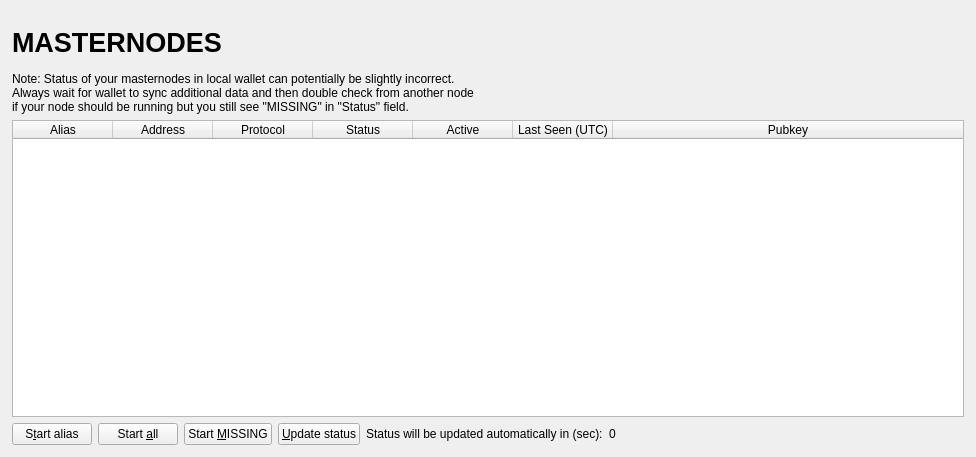
<?xml version="1.0" encoding="UTF-8"?>
<ui version="4.0">
 <class>MasternodeList</class>
 <widget class="QWidget" name="MasternodeList">
  <property name="geometry">
   <rect>
    <x>0</x>
    <y>0</y>
    <width>976</width>
    <height>457</height>
   </rect>
  </property>
  <property name="minimumSize">
   <size>
    <width>0</width>
    <height>0</height>
   </size>
  </property>
  <property name="windowTitle">
   <string>Masternodes</string>
  </property>
  <property name="windowOpacity">
   <double>1.000000000000000</double>
  </property>
  <layout class="QVBoxLayout" name="verticalLayout" stretch="0">
   <property name="leftMargin">
    <number>12</number>
   </property>
   <property name="topMargin">
    <number>12</number>
   </property>
   <property name="rightMargin">
    <number>12</number>
   </property>
   <property name="bottomMargin">
    <number>12</number>
   </property>
   <item>
    <layout class="QVBoxLayout" name="verticalLayout_Master" stretch="0,1">
     <property name="spacing">
      <number>0</number>
     </property>
     <item>
      <widget class="QFrame" name="frame_Header">
       <layout class="QVBoxLayout" name="verticalLayout_Header" stretch="0">
        <property name="leftMargin">
         <number>0</number>
        </property>
        <property name="topMargin">
         <number>0</number>
        </property>
        <property name="rightMargin">
         <number>0</number>
        </property>
        <property name="bottomMargin">
         <number>0</number>
        </property>
        <item>
         <layout class="QHBoxLayout" name="horizontalLayout_Header" stretch="1,0,0">
          <property name="spacing">
           <number>10</number>
          </property>
          <item>
           <widget class="QLabel" name="labelOverviewHeaderLeft">
            <property name="minimumSize">
             <size>
              <width>464</width>
              <height>60</height>
             </size>
            </property>
            <property name="maximumSize">
             <size>
              <width>16777215</width>
              <height>60</height>
             </size>
            </property>
            <property name="font">
             <font>
              <pointsize>20</pointsize>
              <weight>75</weight>
              <bold>true</bold>
             </font>
            </property>
            <property name="text">
             <string>MASTERNODES</string>
            </property>
            <property name="alignment">
             <set>Qt::AlignLeading|Qt::AlignLeft|Qt::AlignVCenter</set>
            </property>
           </widget>
          </item>
          <item>
           <spacer name="horizontalSpacer_Header">
            <property name="orientation">
             <enum>Qt::Horizontal</enum>
            </property>
            <property name="sizeType">
             <enum>QSizePolicy::Maximum</enum>
            </property>
            <property name="sizeHint" stdset="0">
             <size>
              <width>40</width>
              <height>20</height>
             </size>
            </property>
           </spacer>
          </item>
          <item>
           <widget class="QLabel" name="labelOverviewHeaderRight">
            <property name="minimumSize">
             <size>
              <width>464</width>
              <height>60</height>
             </size>
            </property>
            <property name="maximumSize">
             <size>
              <width>16777215</width>
              <height>60</height>
             </size>
            </property>
            <property name="font">
             <font>
              <pointsize>14</pointsize>
             </font>
            </property>
            <property name="text">
             <string/>
            </property>
            <property name="alignment">
             <set>Qt::AlignRight|Qt::AlignTrailing|Qt::AlignVCenter</set>
            </property>
           </widget>
          </item>
         </layout>
        </item>
       </layout>
      </widget>
     </item>
     <item>
      <widget class="QFrame" name="frame_BG">
       <layout class="QVBoxLayout" name="verticalLayout_3">
        <property name="leftMargin">
         <number>0</number>
        </property>
        <property name="topMargin">
         <number>0</number>
        </property>
        <property name="rightMargin">
         <number>0</number>
        </property>
        <property name="bottomMargin">
         <number>0</number>
        </property>
        <item>
         <widget class="QFrame" name="frame_Content">
          <layout class="QVBoxLayout" name="verticalLayout">
           <property name="spacing">
            <number>0</number>
           </property>
           <property name="leftMargin">
            <number>0</number>
           </property>
           <property name="topMargin">
            <number>0</number>
           </property>
           <property name="rightMargin">
            <number>0</number>
           </property>
           <property name="bottomMargin">
            <number>0</number>
           </property>
           <item>
            <layout class="QGridLayout" name="gridLayout_2">
             <property name="spacing">
              <number>2</number>
             </property>
             <item row="0" column="0">
              <widget class="QFrame" name="frameList">
               <layout class="QVBoxLayout" name="verticalLayout_2">
                <property name="leftMargin">
                 <number>0</number>
                </property>
                <property name="topMargin">
                 <number>0</number>
                </property>
                <property name="rightMargin">
                 <number>0</number>
                </property>
                <property name="bottomMargin">
                 <number>0</number>
                </property>
                <item>
                 <layout class="QHBoxLayout" name="horizontalLayout_note">
                  <property name="bottomMargin">
                   <number>0</number>
                  </property>
                  <item>
                   <widget class="QLabel" name="updateNote">
                    <property name="text">
                     <string>Note: Status of your masternodes in local wallet can potentially be slightly incorrect.&lt;br /&gt;Always wait for wallet to sync additional data and then double check from another node&lt;br /&gt;if your node should be running but you still see &quot;MISSING&quot; in &quot;Status&quot; field.</string>
                    </property>
                   </widget>
                  </item>
                 </layout>
                </item>
                <item>
                 <widget class="QTableWidget" name="tableWidgetMyMasternodes">
                  <property name="minimumSize">
                   <size>
                    <width>695</width>
                    <height>0</height>
                   </size>
                  </property>
                  <property name="palette">
                   <palette>
                    <active>
                     <colorrole role="Text">
                      <brush brushstyle="SolidPattern">
                       <color alpha="255">
                        <red>51</red>
                        <green>51</green>
                        <blue>51</blue>
                       </color>
                      </brush>
                     </colorrole>
                    </active>
                    <inactive>
                     <colorrole role="Text">
                      <brush brushstyle="SolidPattern">
                       <color alpha="255">
                        <red>51</red>
                        <green>51</green>
                        <blue>51</blue>
                       </color>
                      </brush>
                     </colorrole>
                    </inactive>
                    <disabled>
                     <colorrole role="Text">
                      <brush brushstyle="SolidPattern">
                       <color alpha="255">
                        <red>85</red>
                        <green>85</green>
                        <blue>85</blue>
                       </color>
                      </brush>
                     </colorrole>
                    </disabled>
                   </palette>
                  </property>
                  <property name="editTriggers">
                   <set>QAbstractItemView::NoEditTriggers</set>
                  </property>
                  <property name="alternatingRowColors">
                   <bool>true</bool>
                  </property>
                  <property name="selectionMode">
                   <enum>QAbstractItemView::SingleSelection</enum>
                  </property>
                  <property name="selectionBehavior">
                   <enum>QAbstractItemView::SelectRows</enum>
                  </property>
                  <property name="sortingEnabled">
                   <bool>true</bool>
                  </property>
                  <attribute name="horizontalHeaderStretchLastSection">
                   <bool>true</bool>
                  </attribute>
                  <column>
                   <property name="text">
                    <string>Alias</string>
                   </property>
                  </column>
                  <column>
                   <property name="text">
                    <string>Address</string>
                   </property>
                  </column>
                  <column>
                   <property name="text">
                    <string>Protocol</string>
                   </property>
                  </column>
                  <column>
                   <property name="text">
                    <string>Status</string>
                   </property>
                  </column>
                  <column>
                   <property name="text">
                    <string>Active</string>
                   </property>
                  </column>
                  <column>
                   <property name="text">
                    <string>Last Seen (UTC)</string>
                   </property>
                  </column>
                  <column>
                   <property name="text">
                    <string>Pubkey</string>
                   </property>
                  </column>
                 </widget>
                </item>
                <item>
                 <layout class="QHBoxLayout" name="horizontalLayout_5">
                  <property name="bottomMargin">
                   <number>0</number>
                  </property>
                  <item>
                   <widget class="QPushButton" name="startButton">
                    <property name="text">
                     <string>S&amp;tart alias</string>
                    </property>
                   </widget>
                  </item>
                  <item>
                   <widget class="QPushButton" name="startAllButton">
                    <property name="text">
                     <string>Start &amp;all</string>
                    </property>
                   </widget>
                  </item>
                  <item>
                   <widget class="QPushButton" name="startMissingButton">
                    <property name="text">
                     <string>Start &amp;MISSING</string>
                    </property>
                   </widget>
                  </item>
                  <item>
                   <widget class="QPushButton" name="UpdateButton">
                    <property name="text">
                     <string>&amp;Update status</string>
                    </property>
                   </widget>
                  </item>
                  <item>
                   <widget class="QLabel" name="autoupdate_label">
                    <property name="text">
                     <string>Status will be updated automatically in (sec):</string>
                    </property>
                   </widget>
                  </item>
                  <item>
                   <widget class="QLabel" name="secondsLabel">
                    <property name="text">
                     <string>0</string>
                    </property>
                   </widget>
                  </item>
                  <item>
                   <spacer name="horizontalSpacer_5">
                    <property name="orientation">
                     <enum>Qt::Horizontal</enum>
                    </property>
                    <property name="sizeHint" stdset="0">
                     <size>
                      <width>40</width>
                      <height>20</height>
                     </size>
                    </property>
                   </spacer>
                  </item>
                 </layout>
                </item>
               </layout>
              </widget>
             </item>
            </layout>
           </item>
          </layout>
         </widget>
        </item>
       </layout>
      </widget>
     </item>
    </layout>
   </item>
  </layout>
 </widget>
 <resources/>
 <connections/>
</ui>
